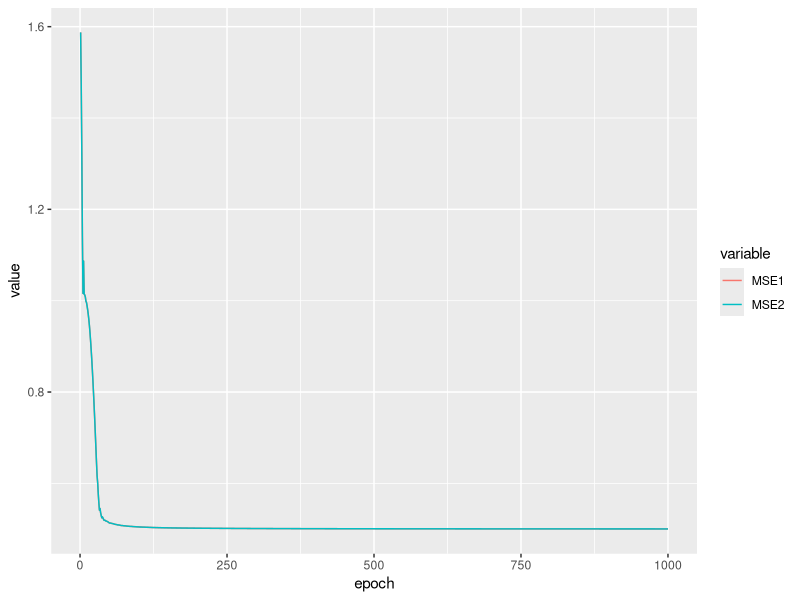

Generate this figure with R:
# test4 = RPROP
dkdebug=T

sigmoid = function(z) return(1.0/(1.0+exp(-z)))
sigmoid.prime = function(z) return(sigmoid(z)*(1-sigmoid(z)))

dksign = function(x) {
  if (abs(x) < 0.0000000000001)
    return(0)
  else if (x > 0)
    return(1)
  else
    return(-1)
}

solveForward = function(a) {
  # feed the activations from the previous layer into the neurons of the next layer
  for (l in 2:num.layers) {
    z = (weights[[l]] %*% a)+biases[[l]]
    a = sigmoid(z)
  }
  return(a)
}

# Stochastic gradient descent
# Run throught the trianing data epoch number of times
# For each run process training data in batches of mini.batch.size
# only update the weights once per mini.batch using the batches average gradient vector
SGD = function(training.data, epochs, mini.batch.size, eta, momentum, test.data=NULL) {
  
  n = length(training.data)
  MSE = numeric(epochs)
  
  # run throught the training data multiple times (epochs) in randomized order
  for (j in 1:epochs) {
    cat("Epoch ", j, " ",sep="")
    MSE[j] = 0.0 # Squared Error for averaging
    
    # process training data in batches of mini.batch.size
    for (i in seq(1, n, mini.batch.size)) {
      # sample(1:n) randomizes the order of the training data
      if (dkdebug) # don't randomise order
        MSE[j] = MSE[j] + do.mini.batch(training.data[i:(i+mini.batch.size-1)], eta, momentum)
      else
        MSE[j] = MSE[j] + do.mini.batch(training.data[sample(1:n)[i:(i+mini.batch.size-1)]], eta, momentum)
    }

    # evaluate the net at the end of this epoch using test data
    if (!(is.null(test.data))) {
      n.test=length(test.data)
      cat(evaluate(test.data), " / ",n.test, 
        " MSE = ", MSE[j]/n, sep="")
    }

    cat("\n")
  }
  
  return(MSE)
}  

# Process a mini batch = for each x in mini batch:
# 1) feedForward to generate current activations
# 2) backPropogate to generate error gradients for each weight (partial derivative of error with respect to weight )
# 3) average the error gradients across the mini batch
# 4) update weights based on error gradient and learning rate eta
do.mini.batch = function(mini.batch, eta, momentum) {
  
  # Zero the gradient vectors using the same shape as the source 
  nabla_sum.b = lapply(biases, function(x) x*0)
  nabla_sum.w = lapply(weights, function(x) x*0)
  
  MSE = 0.0 # total squared error for minibatch
  
  # calculate and sum the gradient vector for each x in mini.batch
  m = length(mini.batch)
  for (i in 1:m) {
    
    x = mini.batch[[i]]
    
    # Feed forward
    feedForward(x[[1]])
    
    # Back propogation
    # calculate gradient vector based on a single training sample x
    nabla.x = backPropogate(x[[1]], x[[2]]) 
    
    # running total for all x in this minibatch
    for (l in 2:num.layers) {
      nabla_sum.b[[l]] = nabla_sum.b[[l]] + nabla.x$b[[l]]
      nabla_sum.w[[l]] = nabla_sum.w[[l]] + nabla.x$w[[l]]
    }
    
    MSE = MSE + sum(nabla.x$E)
  }
  
  # calculate the average gradient for the minibatch
  # nabla_avg.w = lapply(nabla_sum.w, function(x) x/m)
  # nabla_avg.b = lapply(nabla_sum.b, function(x) x/m)
  
  # updateWeights(nabla_sum.w, nabla_sum.b, eta, momentum)
  updateWeightsRPROP(nabla_sum.w, nabla_sum.b)
    
  return (MSE)
}

# Update the weights using standard backpropgation ie a fixed eta
updateWeights = function(nabla.w, nabla.b, eta, momentum) {
  
  for (l in 2:num.layers) {
    wtChange.w = (eta * nabla.w[[l]]) + (momentum * lastWtChanges.w[[l]])
    wtChange.b = (eta * nabla.b[[l]]) + (momentum * lastWtChanges.b[[l]])
    
    weights[[l]] <<- weights[[l]] + wtChange.w
    biases[[l]] <<- biases[[l]] + wtChange.b
    
    lastWtChanges.w[[l]] <<- wtChange.w
    lastWtChanges.b[[l]] <<- wtChange.b
  }
}

# Update weights using Resilient Propogation (RPROP)
updateWeightsRPROP = function(nabla.w, nabla.b) {

  for (l in 2:num.layers) {
    wtChange.w = getRPROPWtChanges.w(nabla.w[[l]], l)
    wtChange.b = getRPROPWtChanges.b(nabla.b[[l]], l)
    
    weights[[l]] <<- weights[[l]] + wtChange.w
    biases[[l]] <<- biases[[l]] + wtChange.b
    
    lastWtChanges.w[[l]] <<- wtChange.w
    lastWtChanges.b[[l]] <<- wtChange.b
    
  }
}

getRPROPWtChanges.w = function(gradients, l) {
  wtChanges = matrix(nrow=nrow(gradients),ncol=ncol(gradients))
  
  for (i in 1:nrow(gradients)) {
    for (j in 1:ncol(gradients)) {
  
      gradient = gradients[i,j]
      lastGradient = lastGradients.w[[l]][i,j]
      gradientChange = dksign(gradient*lastGradient)
      
      if (gradientChange > 0) {
        # gradient has retained its sign
        # therefore, increase the eta to converge faster
        delta = min(updateValues.w[[l]][i,j] * 1.2, 50)
        weightChange = dksign(gradient) * delta # keep going in direction of gradient
        
        updateValues.w[[l]][i,j] <<- delta
        lastGradients.w[[l]][i,j] <<- gradient
      
      } else if (gradientChange < 0) {
        # gradient has changed its sign
        # we overshot the mark, the delta was too big
        delta = max(updateValues.w[[l]][i,j] * 0.5, 0.0000001) # reduce the delta
        weightChange = -lastWtChanges.w[[l]][i,j] # go back to previous weight before overshooting mark

        updateValues.w[[l]][i,j] <<- delta
        lastGradients.w[[l]][i,j] <<- 0 # force a gradientChange==0
      
      } else { 
        # change.w == 0
        # gradient hasn't changed at all
        delta = updateValues.w[[l]][i,j]
        weightChange = dksign(gradient) * delta
        
        lastGradients.w[[l]][i,j] <<- gradient
      }
      
      wtChanges[i,j] = weightChange
    }
  }
  return (wtChanges)
}

getRPROPWtChanges.b = function(gradients, l) {
  wtChanges = numeric(nrow(gradients))
  for (i in 1:nrow(gradients)) {
    
      gradient = gradients[i]
      lastGradient = lastGradients.b[[l]][i]
      gradientChange = dksign(gradient*lastGradient)
      
      if (gradientChange > 0) {
        # gradient has retained its sign
        # therefore, increase the eta to converge faster
        delta = min(updateValues.b[[l]][i] * 1.2, 50)
        weightChange = dksign(gradient) * delta # keep going in direction of gradient

        updateValues.b[[l]][i] <<- delta
        lastGradients.b[[l]][i] <<- gradient
        
      } else if (gradientChange < 0) {
        # gradient has changed its sign
        # we overshot the mark, the delta was too big
        delta = max(updateValues.b[[l]][i] * 0.5, 0.0000001) # reduce the delta
        weightChange = -lastWtChanges.b[[l]][i] # go back to previous weight before overshooting mark
        
        updateValues.b[[l]][i] <<- delta
        lastGradients.b[[l]][i] <<- 0 # force a gradientChange==0
        
      } else { 
        # change.b == 0
        # gradient hasn't changed at all
        delta = updateValues.b[[l]][i]
        weightChange = dksign(gradient) * delta
        
        lastGradients.b[[l]][i] <<- gradient
      }
      
      wtChanges[i]=weightChange
    }
  return (wtChanges)
}



# feed training data forward generating a per layer list of activations and z values
feedForward = function(x) {
  activation = x # input values
  activations <<- list(x) # list to store all the activations layer by layer
  z<<- list() # list to store all the zs layer by layer, where z = wa+b

  for (l in 2:num.layers) { # because layer 1 has no weights
    z[[l]] <<- (weights[[l]] %*% activation) + biases[[l]]
    activation = sigmoid(z[[l]])
    activations[[l]] <<- activation
  }
}

# calculate the error gradients (nabla = pE/pw_ij) for each weight
# 1) Start with the activations and zs generated by feedForward
# 2) calculate the error for each neuron in the final layer
# 3) calculate nodedelta from error, sigmoidprime and for interior nodes the weights
# 4) calculate the gradient (nabla) from the nodedeltas and activations
backPropogate = function(x, y) {
  
  # Zero the gradient vectors using the same shape as the source 
  nabla.b = lapply(biases, function(x) x*0)
  nabla.w = lapply(weights, function(x) x*0)
  
  # delta is the error term of the gradient vector
  delta=list()
  
  L = num.layers
  
  # output delta = costderivative * sigmoid derivative(z)
  # costderivative = Error = actual - expected
  E = activations[[L]]-y
  delta[[L]] = -E * sigmoid.prime(z[[L]])
  
  # gradient vector for the output layer
  nabla.b[[L]]=delta[[L]]
  nabla.w[[L]]=delta[[L]] %*% t(activations[[L-1]])
  
  # now calculate gradient vectors for all prior layers except layer 1
  for (l in (L-1):2) { # stop at layer 2 as layer 1 has no weights
    
    # recalculate deltal from prior delta (deltal+1)
    delta[[l]] = (t(weights[[l+1]]) %*% delta[[l+1]]) * sigmoid.prime(z[[l]])
    
    # calculate the gradient vector using delta
    nabla.w[[l]] = delta[[l]] %*% t(activations[[l-1]])
    nabla.b[[l]] = delta[[l]]
  }
  
  return(list(w=nabla.w, b=nabla.b, E=(E*E)))
}

# Return the number of test inputs for which the neural network outputs the correct result
evaluate = function(test_data) {
  correct = 0
  for (i in 1:length(test_data)) {
    output = solveForward(test_data[[i]][[1]])
    correct = correct + (round(output) == test_data[[i]][[2]])
  }
  return(correct)
}
  
initNetwork <- function(sizes) {
  set.seed(12345)
  num.layers<<-length(sizes)
  
  # generate a vector for each layer containing biases for each neuron. \
  # layer 1 doesnt need a bias
  biases <<- lapply(sizes, rnorm)
  biases[[1]] <<- NA
  
  lastGradients.b <<- lapply(sizes, function(x) { rep(0, x) })
  lastGradients.b[[1]] <<- NA
  
  lastWtChanges.b <<- lapply(sizes, function(x) { rep(0, x) })
  lastWtChanges.b[[1]] <<- NA
  
  updateValues.b <<- lapply(sizes, function(x) { rep(0.1, x) })
  updateValues.b[[1]] <<- NA
  
  # generate a matrix w^l_{rs} for the weights connecting
  # sending   neuron s in layer l-1 to
  # receiving neuron j in layer l
  # to allow use of dot products the matrix is organized
  # 1 row for each receiving neuron r in layer l
  # 1 col for each sending neuron s in layer l-1

  weights <<- lapply(1:num.layers, function(l) {
    if (l==1) return(matrix()) # layer 1 doesn't need weights
    matrix(rnorm(sizes[l]*sizes[l-1]),
      nrow = sizes[l],
      ncol = sizes[l-1]
    )
  })
  
  lastGradients.w <<- lapply(1:num.layers, function(l) {
    if (l==1) return(matrix()) # layer 1 doesn't need weights
    matrix(rep(0, sizes[l]*sizes[l-1]),
      nrow = sizes[l],
      ncol = sizes[l-1]
    )
  })
  
  lastWtChanges.w <<- lapply(1:num.layers, function(l) {
    if (l==1) return(matrix()) # layer 1 doesn't need weights
    matrix(rep(0, sizes[l]*sizes[l-1]),
      nrow = sizes[l],
      ncol = sizes[l-1]
    )
  })
  
  updateValues.w <<- lapply(1:num.layers, function(l) {
    if (l==1) return(matrix()) # layer 1 doesn't need weights
    matrix(rep(0.1, sizes[l]*sizes[l-1]),
      nrow = sizes[l],
      ncol = sizes[l-1]
    )
  })
  
  activations <<- list()
  z <<- list()
  updateValues <<- list()
  lastDelta <<- list()
}

weights = list()


# # H1 receiving weights
# weights[[2]][1,1] = -0.06782947598673161
# weights[[2]][1,2] =  0.22341077197888182
#  biases[[2]][1] =   -0.4635107399577998
# 
# # H2 receiving weights
# weights[[2]][2,1] =  0.9487814395569221
# weights[[2]][2,2] =  0.46158711646254
#  biases[[2]][2] =    0.09750161997450091
# 
# # o1 receiving weights
# weights[[3]][1,1] = -0.22791948943117624
# weights[[3]][1,2] =  0.581714099641357
#  biases[[3]][1] =    0.7792991203673414

# iris.scale = scale(iris[,1:4])
# species.n = as.integer(iris$Species)
# training=list()
# for (i in 1:nrow(iris.scale)) {
#   y=c(0,0,0)
#   y[species.n[i]]=1
#   training[[i]] = list(
#     as.vector(iris.scale[i,1:4]),
#     y
#   )
# }

training=list()
training[[1]]=list(c(0,0),c(0))
training[[2]]=list(c(1,0),c(1))
training[[3]]=list(c(0,1),c(1))
training[[4]]=list(c(1,1),c(0))

initNetwork(c(2,3,1))
MSE1 = SGD(training, 1000, 4, 0.7, 0.0, training)
initNetwork(c(2,3,1))
MSE2 = SGD(training, 1000, 4, 0.7, 0.3, training)

library(reshape2)
library(ggplot2)
library(dplyr)
data.frame(epoch=1:1000, MSE1=MSE1, MSE2=MSE2) %>% 
  melt(id="epoch") %>% 
  ggplot(
    aes(x=epoch, y=value, colour=variable)) +
    geom_line()
  

# ffz = list()
# ffa = list()
# feedForward(c(1.0,0.0))


